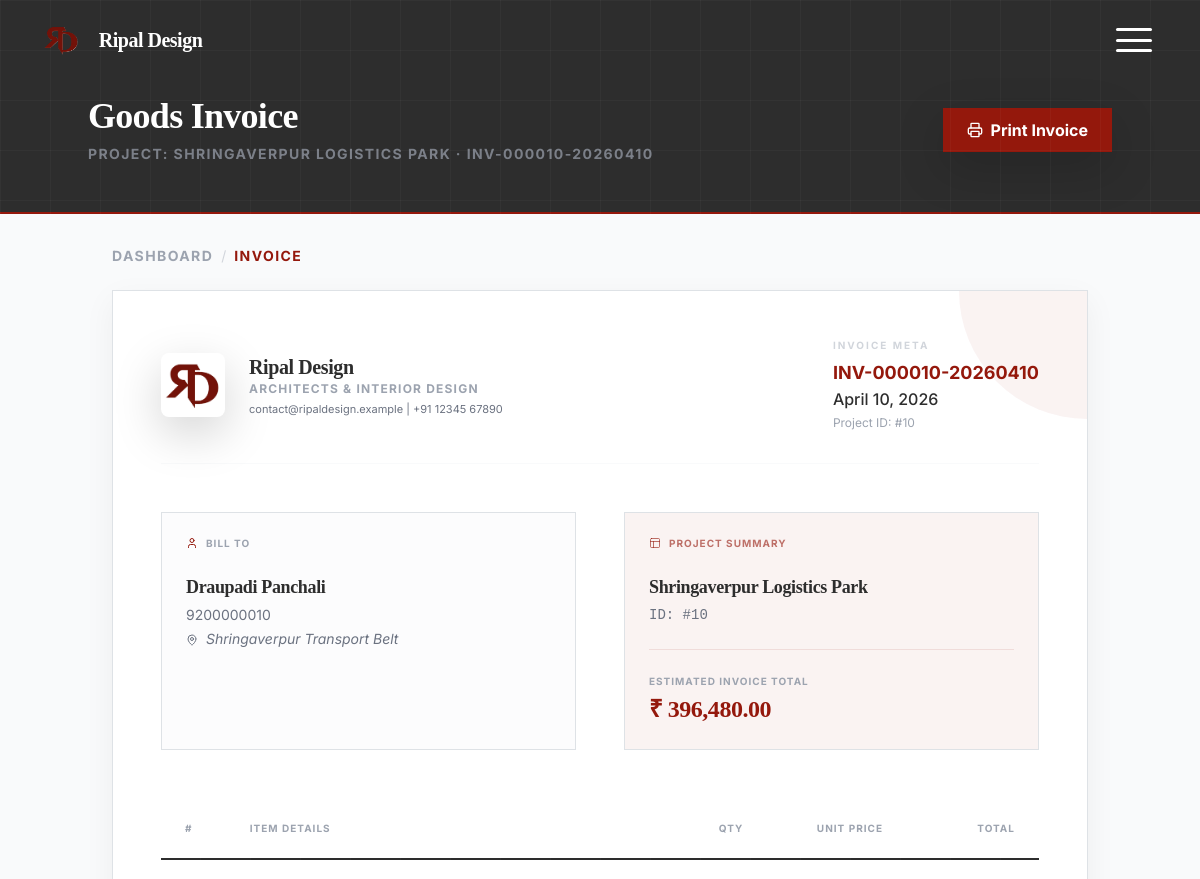
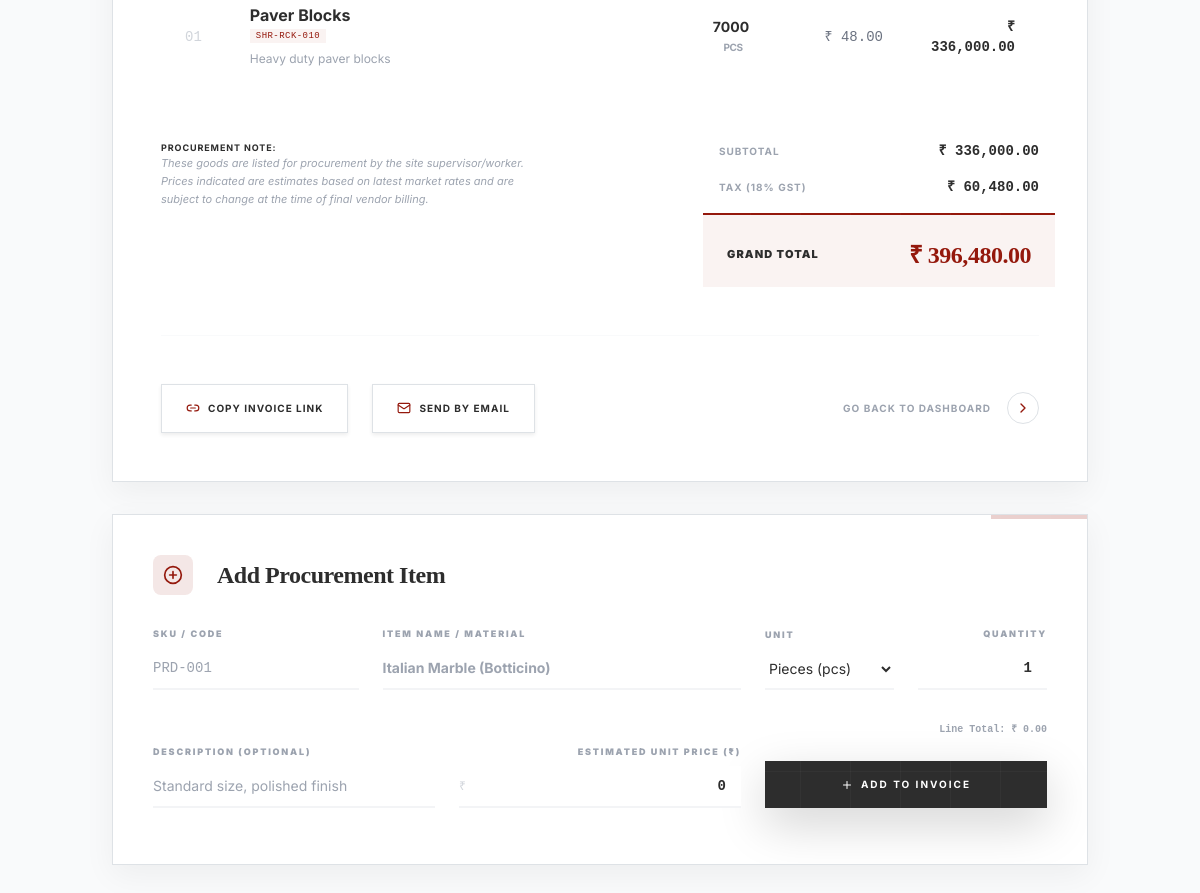
/dashboard/goods_invoice.php?project_id=10 (signed in), run on the app's committed database (2 pictures, top to bottom).
### tables this page shows
CREATE TABLE IF NOT EXISTS projects (
  id INT AUTO_INCREMENT PRIMARY KEY,
  name VARCHAR(255) NOT NULL,
  status ENUM('planning','ongoing','paused','completed','on-hold','cancelled') DEFAULT 'ongoing',
  budget DECIMAL(15,2) DEFAULT NULL,
  progress INT DEFAULT 0,
  due DATE DEFAULT NULL,
  location TEXT DEFAULT NULL,
  map_link TEXT DEFAULT NULL,
  site_location VARCHAR(255) DEFAULT NULL,
  address TEXT DEFAULT NULL,
  owner_name VARCHAR(255) DEFAULT NULL,
  owner_contact VARCHAR(50) DEFAULT NULL,
  owner_email VARCHAR(255) DEFAULT NULL,
  worker_name VARCHAR(255) DEFAULT NULL,
  project_type VARCHAR(100) DEFAULT NULL,
  client_id INT DEFAULT NULL,
  created_by INT DEFAULT NULL,
  latitude DECIMAL(10,7) DEFAULT NULL,
  longitude DECIMAL(10,7) DEFAULT NULL,
  created_at TIMESTAMP NOT NULL DEFAULT CURRENT_TIMESTAMP,
  updated_at TIMESTAMP NULL DEFAULT NULL ON UPDATE CURRENT_TIMESTAMP,
  FOREIGN KEY (client_id) REFERENCES users(id) ON DELETE SET NULL,
  FOREIGN KEY (created_by) REFERENCES users(id) ON DELETE SET NULL,
  INDEX idx_projects_status (status),
  INDEX idx_projects_client (client_id)
);

CREATE TABLE IF NOT EXISTS project_goods (
  id INT AUTO_INCREMENT PRIMARY KEY,
  project_id INT NOT NULL,
  sku VARCHAR(100) DEFAULT NULL,
  name VARCHAR(255) NOT NULL,
  description TEXT DEFAULT NULL,
  unit VARCHAR(50) DEFAULT 'pcs',
  quantity INT DEFAULT 1,
  unit_price DECIMAL(12,2) DEFAULT 0,
  total_price DECIMAL(12,2) DEFAULT 0,
  created_at TIMESTAMP DEFAULT CURRENT_TIMESTAMP,
  FOREIGN KEY (project_id) REFERENCES projects(id) ON DELETE CASCADE,
  INDEX idx_project_goods_project (project_id)
);

### dashboard/goods_invoice.php (the view, shortened to what the rows shown need)
<?php
require_once __DIR__ . '/../includes/init.php';
$project_id = isset($_GET['project_id']) ? (int)$_GET['project_id'] : 0;
if (isset($pdo) && $pdo instanceof PDO) {
    $stmt = $pdo->prepare('SELECT id,name,owner_name,owner_contact,location FROM projects WHERE id = :id LIMIT 1');
    $stmt->execute(['id'=>$project_id]);
    $r = $stmt->fetch(PDO::FETCH_ASSOC);
    if ($r) $project = $r;
}
$goods = [];
$subtotal = 0.0;
if (isset($pdo) && $pdo instanceof PDO) {
    $stmt = $pdo->prepare('SELECT id,sku,name,description,unit,quantity,unit_price,total_price FROM project_goods WHERE project_id = :pid ORDER BY created_at ASC');
    $stmt->execute(['pid'=>$project_id]);
    $goods = $stmt->fetchAll(PDO::FETCH_ASSOC);
    foreach ($goods as $g) { $subtotal += (float)$g['total_price']; }
}
$tax_rate = 0.18;
$tax = round($subtotal * $tax_rate, 2);
$total = round($subtotal + $tax, 2);
$invoice_id = 'INV-' . str_pad($project_id, 6, '0', STR_PAD_LEFT) . '-' . date('Ymd');
require_once __DIR__ . '/../Common/header.php';
?>
<div class="min-h-screen bg-canvas-white font-sans text-foundation-grey pb-12">
    <header class="bg-foundation-grey text-white pt-24 pb-12 px-4 sm:px-6 lg:px-8 mb-8 border-b-2 border-rajkot-rust no-print">
        <div class="max-w-5xl mx-auto flex flex-col md:flex-row md:items-center md:justify-between gap-6">
            <div>
                <h1 class="text-3xl md:text-4xl font-serif font-bold">Goods Invoice</h1>
                <p class="text-gray-400 mt-2 text-sm uppercase tracking-widest font-bold opacity-70">
                    Project: <?php echo esc($project['name']); ?> &middot; <?php echo h($invoice_id); ?>
                </p>
            </div>
        </div>
    </header>
    <main class="max-w-5xl mx-auto px-4 sm:px-6 lg:px-8">
        <div class="invoice-container bg-white shadow-premium border border-gray-100 p-8 md:p-12 mb-8 relative overflow-hidden">
            <div class="flex flex-col md:flex-row justify-between gap-8 mb-12 border-b border-gray-50 pb-8">
                <div class="flex items-center gap-4">
                    <div>
                        <h2 class="text-xl font-serif font-bold text-foundation-grey">Ripal Design</h2>
                    </div>
                </div>
                <div class="text-left">
                    <h3 class="text-gray-300 uppercase tracking-[0.2em] font-bold text-[10px] mb-2 font-sans">Invoice Meta</h3>
                    <div class="text-rajkot-rust font-bold text-lg font-sans"><?php echo h($invoice_id); ?></div>
                    <div class="text-foundation-grey font-medium font-sans"><?php echo date('F j, Y'); ?></div>
                    <div class="text-xs text-gray-400 mt-1 font-sans">Project ID: #<?php echo (int)$project['id']; ?></div>
                </div>
            </div>
            <div class="grid grid-cols-1 md:grid-cols-2 gap-12 mb-12">
                <div class="p-6 bg-gray-50/50 border border-gray-100 relative group min-h-[160px]">
                    <h4 class="text-[10px] uppercase tracking-widest font-bold text-gray-400 mb-4 flex items-center gap-2">
                        <i data-lucide="user" class="w-3 h-3 text-rajkot-rust"></i> Bill To
                    </h4>
                    <div class="text-lg font-serif font-bold text-foundation-grey mb-1"><?php echo h($project['owner_name'] ?? 'Client'); ?></div>
                    <?php if (!empty($project['owner_contact'])): ?><div class="text-sm text-gray-500 mb-1"><?php echo h($project['owner_contact']); ?></div><?php endif; ?>
                    <?php if (!empty($project['location'])): ?><div class="text-sm text-gray-500 italic"><i data-lucide="map-pin" class="w-3 h-3 inline mr-1"></i> <?php echo h($project['location']); ?></div><?php endif; ?>
                </div>
                <div class="p-6 bg-rajkot-rust/5 border border-rajkot-rust/10 relative flex flex-col min-h-[160px]">
                    <h4 class="text-[10px] uppercase tracking-widest font-bold text-rajkot-rust/60 mb-4 flex items-center gap-2">
                        <i data-lucide="layout" class="w-3 h-3"></i> Project Summary
                    </h4>
                    <div class="text-lg font-serif font-bold text-foundation-grey mb-1"><?php echo h($project['name']); ?></div>
                    <div class="text-sm text-gray-500 mb-6 font-mono">ID: #<?php echo (int)$project['id']; ?></div>
                    <div class="mt-auto border-t border-rajkot-rust/10 pt-4">
                        <div class="text-[10px] uppercase tracking-widest font-bold text-gray-400 mb-1 font-sans">Estimated Invoice Total</div>
                        <div class="text-2xl font-serif font-bold text-rajkot-rust">₹ <?php echo number_format($total, 2); ?></div>
                    </div>
                </div>
            </div>
            <div class="overflow-x-auto mb-12">
                <table class="w-full border-collapse">
                    <thead>
                        <tr class="border-b-2 border-foundation-grey">
                            <th class="px-4 py-4 text-left text-[10px] uppercase tracking-widest font-bold text-gray-400 w-12 font-sans">#</th>
                            <th class="px-4 py-4 text-left text-[10px] uppercase tracking-widest font-bold text-gray-400 font-sans">Item Details</th>
                            <th class="px-4 py-4 text-center text-[10px] uppercase tracking-widest font-bold text-gray-400 w-24 font-sans">Qty</th>
                            <th class="px-4 py-4 text-right text-[10px] uppercase tracking-widest font-bold text-gray-400 w-32 font-sans">Unit Price</th>
                            <th class="px-4 py-4 text-right text-[10px] uppercase tracking-widest font-bold text-gray-400 w-32 font-sans">Total</th>
                        </tr>
                    </thead>
                    <tbody class="divide-y divide-gray-100 font-sans">
                        <?php if (empty($goods)): ?>
                            <tr><td colspan="5" class="px-4 py-12 text-center text-sm text-gray-400 italic border-b border-gray-100">No procurement items added yet.</td></tr>
                        <?php else: $i=1; foreach($goods as $g): ?>
                            <tr class="hover:bg-gray-50/50 transition-colors">
                                <td class="px-4 py-6 text-sm font-mono text-gray-300"><?php echo str_pad($i++, 2, '0', STR_PAD_LEFT); ?></td>
                                <td class="px-4 py-6">
                                    <div class="font-bold text-foundation-grey"><?php echo h($g['name']); ?></div>
                                    <?php if(!empty($g['sku'])): ?><div class="text-[9px] font-mono text-rajkot-rust bg-rajkot-rust/5 px-1.5 py-0.5 inline-block mt-1 uppercase tracking-wider"><?php echo h($g['sku']); ?></div><?php endif; ?>
                                    <?php if (!empty($g['description'])): ?><div class="text-xs text-gray-400 mt-1.5 leading-relaxed"><?php echo h($g['description']); ?></div><?php endif; ?>
                                </td>
                                <td class="px-4 py-6 text-center text-sm font-medium">
                                    <span class="text-foundation-grey font-bold"><?php echo intval($g['quantity']); ?></span>
                                    <span class="text-[10px] uppercase text-gray-400 ml-1 font-bold tracking-tighter"><?php echo h($g['unit'] ?? 'pcs'); ?></span>
                                </td>
                                <td class="px-4 py-6 text-right text-sm font-medium text-gray-500 font-mono">₹ <?php echo number_format($g['unit_price'], 2); ?></td>
                                <td class="px-4 py-6 text-right text-sm font-bold text-foundation-grey font-mono">₹ <?php echo number_format($g['total_price'], 2); ?></td>
                            </tr>
                        <?php endforeach; endif; ?>
                    </tbody>
                </table>
            </div>
        </div>
    </main>
</div>

### data on the page
projects: name "SHRINGAVERPUR LOGISTICS PARK", id "10", owner_name "Draupadi Panchali", location "Shringaverpur Transport Belt", name "Shringaverpur Logistics Park"
project_goods: i "01", name "Paver Blocks", sku "SHR-RCK-010", description "Heavy duty paver blocks", quantity "7000", unit "PCS", unit_price "48.00", total_price "336,000.00"

### other printed values
$headerText('brand_name', 'Ripal Design') "Ripal Design"
$invoice_id "INV-000010-20260410"
$total "396,480.00"
$subtotal "336,000.00"
$tax_rate*100 "18"
$tax "60,480.00"
